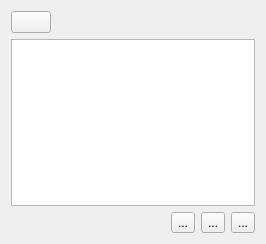
<?xml version="1.0" encoding="UTF-8"?>
<ui version="4.0">
 <class>WdgPaletteDock</class>
 <widget class="QWidget" name="WdgPaletteDock">
  <property name="geometry">
   <rect>
    <x>0</x>
    <y>0</y>
    <width>266</width>
    <height>244</height>
   </rect>
  </property>
  <layout class="QVBoxLayout" name="verticalLayout">
   <item>
    <layout class="QHBoxLayout" name="horizontalLayout">
     <item>
      <widget class="KisPopupButton" name="bnColorSets">
       <property name="text">
        <string/>
       </property>
      </widget>
     </item>
     <item>
      <spacer name="horizontalSpacer_2">
       <property name="orientation">
        <enum>Qt::Horizontal</enum>
       </property>
       <property name="sizeHint" stdset="0">
        <size>
         <width>40</width>
         <height>20</height>
        </size>
       </property>
      </spacer>
     </item>
    </layout>
   </item>
   <item>
    <widget class="QTableView" name="paletteView"/>
   </item>
   <item>
    <layout class="QGridLayout" name="gridLayout">
     <item row="0" column="0">
      <spacer name="horizontalSpacer">
       <property name="orientation">
        <enum>Qt::Horizontal</enum>
       </property>
       <property name="sizeHint" stdset="0">
        <size>
         <width>40</width>
         <height>20</height>
        </size>
       </property>
      </spacer>
     </item>
     <item row="0" column="4">
      <widget class="QToolButton" name="bnRemove">
       <property name="toolTip">
        <string>Delete color</string>
       </property>
       <property name="text">
        <string>...</string>
       </property>
       <property name="iconSize">
        <size>
         <width>22</width>
         <height>22</height>
        </size>
       </property>
       <property name="autoRaise">
        <bool>false</bool>
       </property>
      </widget>
     </item>
     <item row="0" column="2">
      <widget class="QToolButton" name="bnAdd">
       <property name="toolTip">
        <string>Add foreground color</string>
       </property>
       <property name="text">
        <string>...</string>
       </property>
       <property name="iconSize">
        <size>
         <width>22</width>
         <height>22</height>
        </size>
       </property>
       <property name="autoRaise">
        <bool>false</bool>
       </property>
      </widget>
     </item>
     <item row="0" column="3">
      <widget class="QToolButton" name="bnAddDialog">
       <property name="toolTip">
        <string>Add color</string>
       </property>
       <property name="text">
        <string>...</string>
       </property>
       <property name="iconSize">
        <size>
         <width>22</width>
         <height>22</height>
        </size>
       </property>
       <property name="autoRaise">
        <bool>false</bool>
       </property>
      </widget>
     </item>
    </layout>
   </item>
  </layout>
 </widget>
 <customwidgets>
  <customwidget>
   <class>KisPopupButton</class>
   <extends>QPushButton</extends>
   <header>kis_popup_button.h</header>
  </customwidget>
 </customwidgets>
 <tabstops>
  <tabstop>bnRemove</tabstop>
 </tabstops>
 <resources/>
 <connections/>
</ui>
